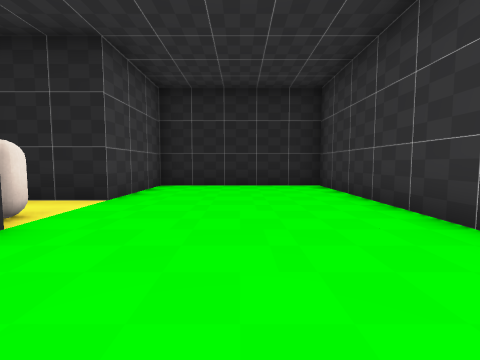
View 1 (above)

17 first-person views from a walk through a level from a Godot 3-D game. The camera is 1.4 m above the floor, tilts 4° down and sees 90° across. The floor is counted in squares, 2 m on a side. Each view is taken from the middle of a square. On the plan, view 1 faces up. The plan holds only what a view shows up to about 9 squares ahead; the rest is blank. The place goes on beyond the plan. Some surface patterns are stand-ins.

View 2
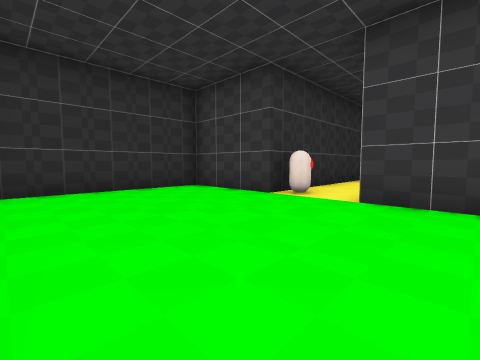

View 3
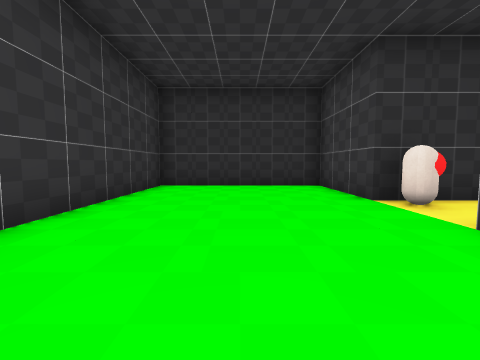

View 4
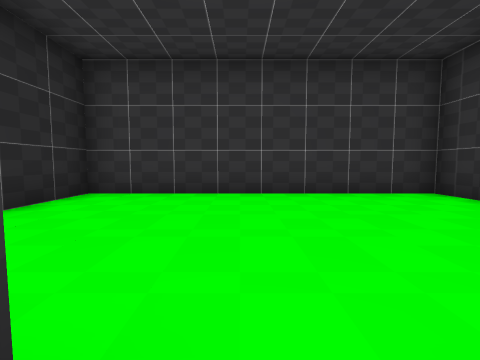

View 5
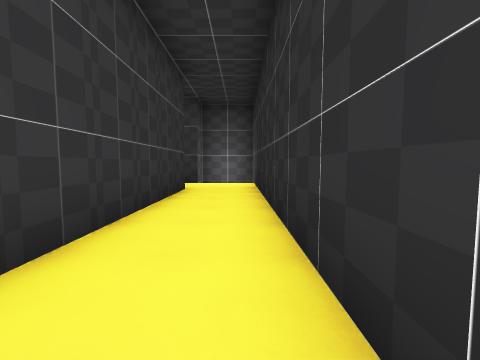

View 6
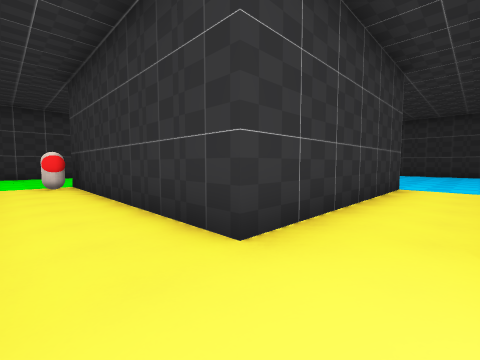

View 7
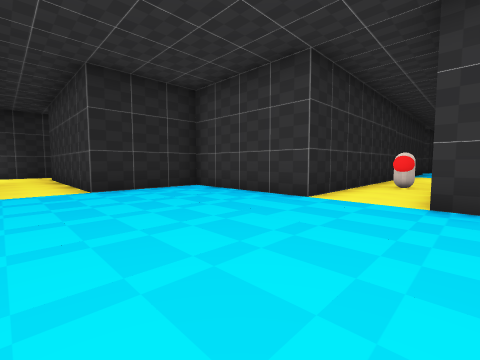

View 8
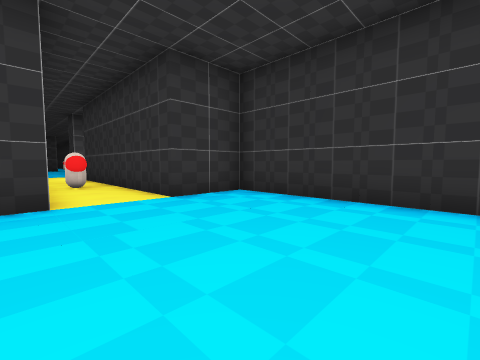

View 9
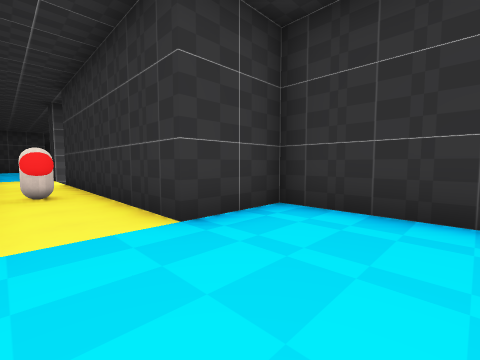

View 10
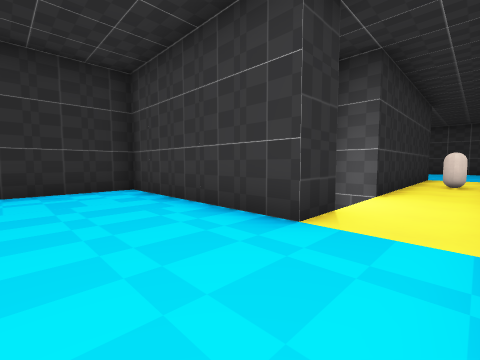

View 11
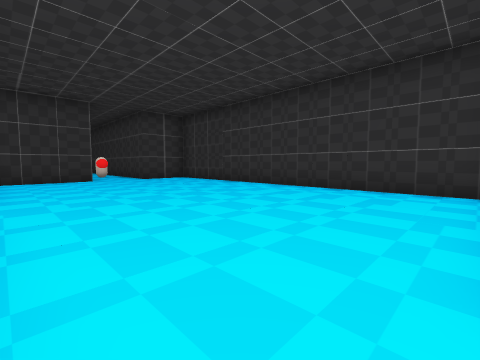

View 12
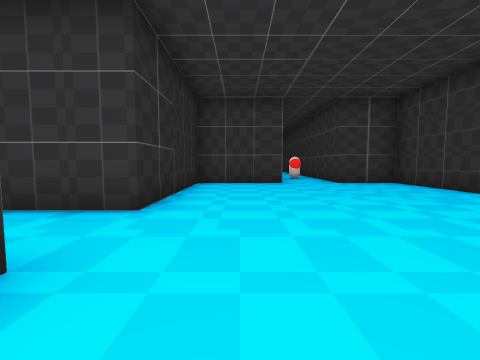

View 13
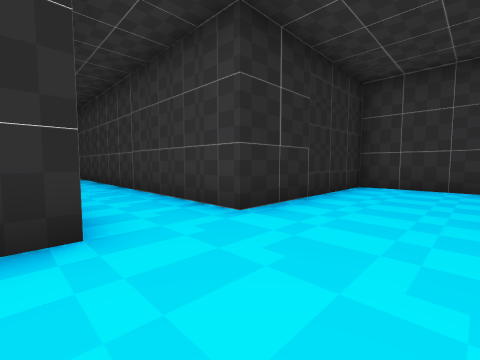

View 14
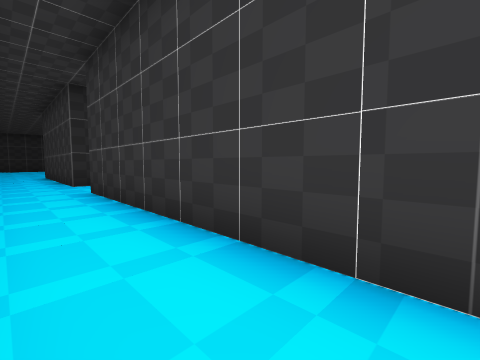

View 15
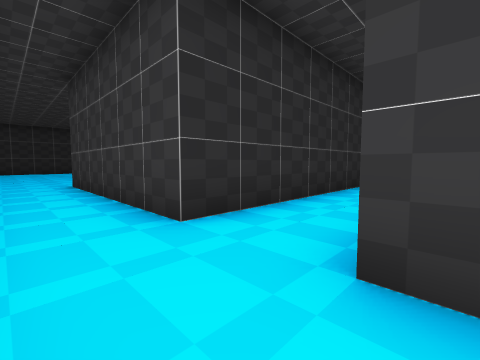

View 16
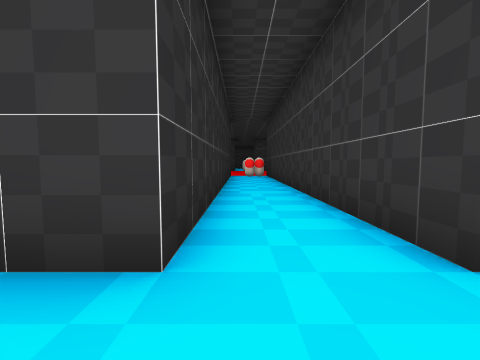

View 17
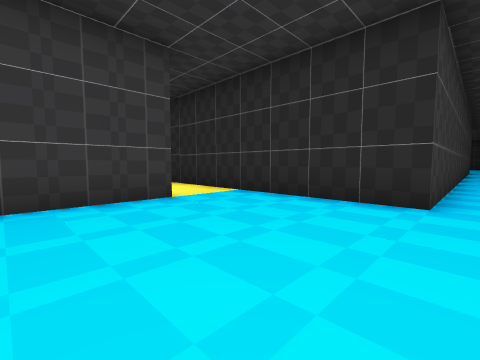

### Floor plan
Points are (right, up) in squares from view 1. A wall is a line through its corners. A room is listed if a view was taken in it or the views show most of it. See-through windows are left out.
Room 1 (views 1, 2, 3)
walls: (-2.5, 2.5) (-2.5, -0.5) (2.5, -0.5) (2.5, 7.5) (-2.5, 7.5) (-2.5, 4.5)
ways out: opening at (-2.5, 3.5) to room 2
Room 2 (views 4, 5, 6, 7, 8, 9, 11)
walls: (-11.1, -11.5) (-6.5, -11.5) (-6.5, -9.5) (0.5, -9.5) (0.5, -10.4); (2.4, -9.5) (3.5, -9.5); (-2.5, 4.5) (-11.5, 4.5); (4.5, -7.5) (-6.5, -7.5) (-6.5, -3.5) (-9.5, -3.5) (-9.5, 2.5) (-2.5, 2.5)
ways out: opening at (-2.5, 3.5) to room 1; opening at (3.5, -8.5) to room 3
objects: other object (-3, -9); other object (-3, 3)
Room 3 (views 10, 12, 13, 14, 15, 16, 17)
walls: (7.5, 0.1) (7.5, -7.5) (4.5, -7.5); (3.5, -9.5) (3.5, -14.5) (14.5, -14.5) (14.5, -12.5) (15, -12.5); (14.5, -10.6) (14.5, -7.5) (9.5, -7.5) (9.5, 2.5) (15.5, 2.5); (15.5, 4.5) (9.5, 4.5) (9.5, 10.5)
ways out: opening at (3.5, -8.5) to room 2; opening at (8.5, 10)

Positions as (right, up) in squares from view 1, and headings:
1: (0, 0), facing up
2: (2, 6), facing down-left
3: (0, 7), facing down
4: (-3, 4), facing right
5: (-3, 4), facing left
6: (-11, 4), facing down-right
7: (-11, -10), facing up-right
8: (-11, -7), facing down-right
9: (-9, -8), facing down-right
10: (6, -8), facing down-left
11: (4, -8), facing down-right
12: (6, -9), facing right
13: (7, -10), facing up-right
14: (8, -4), facing up-right
15: (8, 2), facing up-right
16: (8, 4), facing right
17: (8, -12), facing up-left
